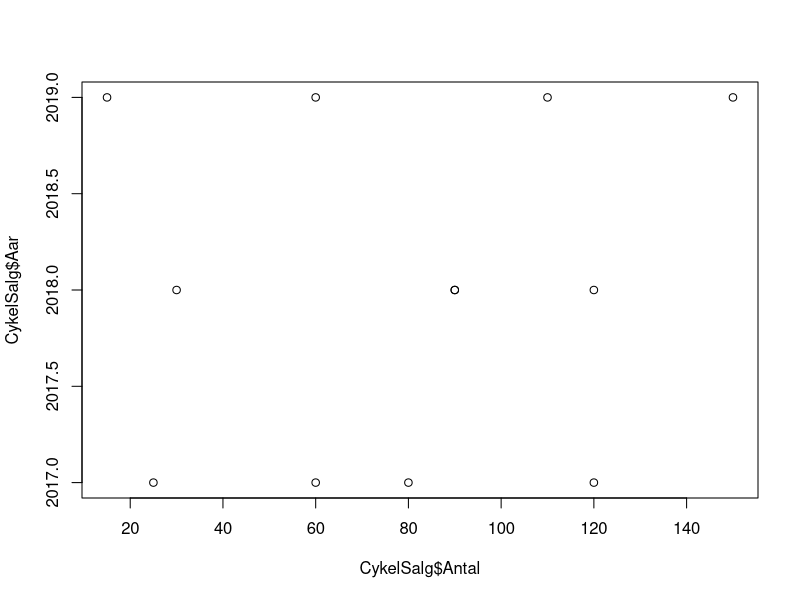
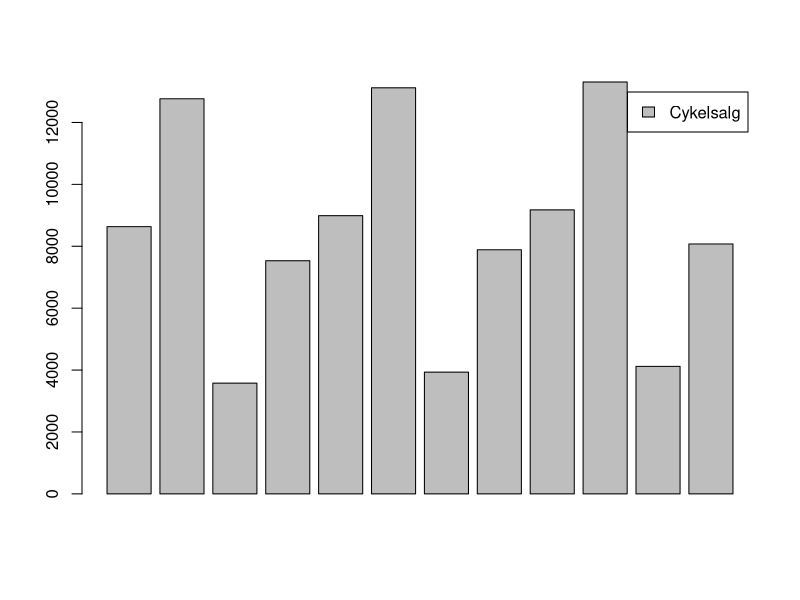

The R script that drew these images, in order: (Note: this script raises an error after producing the figures.)
# *************************** 
# Webinar
# Opgave - CykelSalg
# Tue Hellstern
# *************************** 

# Indlæs pakken - readxl
install.packages("readxl")
library(readxl)


# Indlæs data - Biler.xlsx
CykelSalg <- read_excel("Cykelsalg.xlsx")
summary(CykelSalg)


# Plot
plot(x = CykelSalg$Antal, y =CykelSalg$Aar)


?barplot
barplot(CykelSalg$Avg_Pris,
        axisnames = TRUE,
        legend.text = "Cykelsalg") 


barplot(height, width = 1, space = NULL,
        names.arg = NULL, legend.text = NULL, beside = FALSE,
        horiz = FALSE, density = NULL, angle = 45,
        col = NULL, border = par("fg"),
        main = NULL, sub = NULL, xlab = NULL, ylab = NULL,
        xlim = NULL, ylim = NULL, xpd = TRUE, log = "",
        axes = TRUE, axisnames = TRUE,
        cex.axis = par("cex.axis"), cex.names = par("cex.axis"),
        inside = TRUE, plot = TRUE, axis.lty = 0, offset = 0,
        add = FALSE, ann = !add && par("ann"), args.legend = NULL, ...)






CykelSalg$Aar <- factor(CykelSalg$Aar)

library(ggthemes)

ggplot(data = CykelSalg) +
  geom_point(mapping = aes(x=Antal, y=Aar, size=cykeltype, color=cykeltype)) +
  ggtitle("Cykel salg i DK, 2017 til 2019") +
  theme_wsj()

ggsave("CykelSalg.pdf")
ggsave("CykelSalg.jpg")